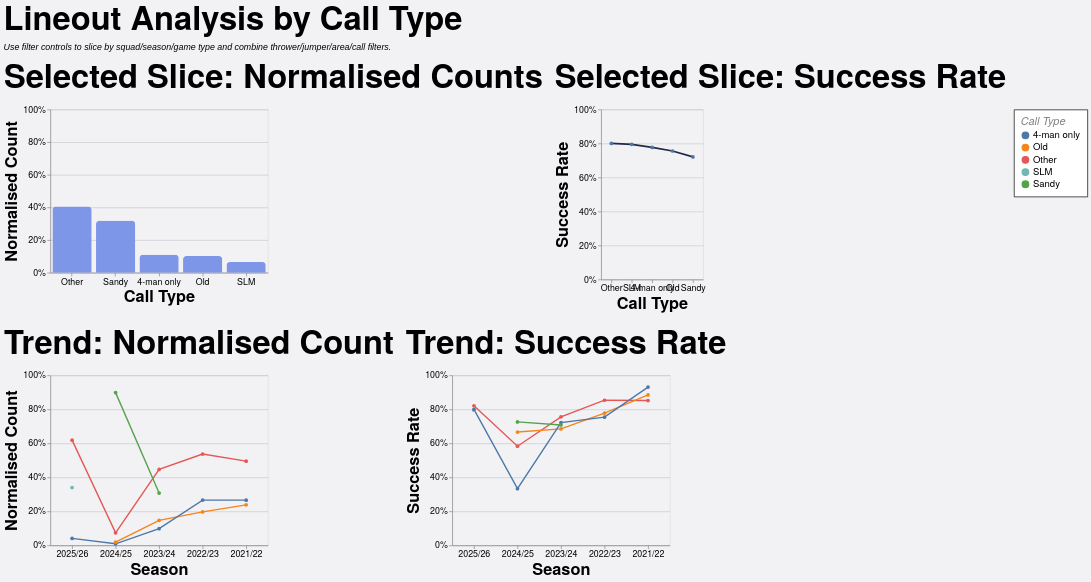

Describe this chart as a Vega-Lite specification.
### Vega-Lite specification from a JSON file in a GitHub repository (floating-point values rounded to 4 significant figures; data arrays with more than 128 entries replaced by an {"elided": "..."} marker saying what was removed)
{"config": {"axis": {"labelFont": "PT Sans Narrow, Helvetica Neue, Helvetica, Arial, sans-serif", "titleFont": "PT Sans Narrow, Helvetica Neue, Helvetica, Arial, sans-serif", "labelFontSize": 13, "titleFontSize": 24, "gridColor": "#202947", "gridOpacity": 0.2, "zindex": 1}, "text": {"font": "Lato, sans-serif"}, "bar": {"cornerRadiusEnd": 5}, "header": {"labelFont": "PT Sans Narrow, Helvetica Neue, Helvetica, Arial, sans-serif", "titleFont": "PT Sans Narrow, Helvetica Neue, Helvetica, Arial, sans-serif", "labelFontSize": 24, "titleFontSize": 28, "labelFontWeight": "bold", "orient": "left"}, "legend": {"labelFont": "PT Sans Narrow, Helvetica Neue, Helvetica, Arial, sans-serif", "titleFont": "PT Sans Narrow, Helvetica Neue, Helvetica, Arial, sans-serif", "labelFontSize": 14, "titleFontSize": 16, "titlePadding": 5, "fillColor": "white", "strokeColor": "black", "padding": 10, "titleFontWeight": "lighter", "titleFontStyle": "italic", "titleColor": "gray", "offset": 10}, "title": {"font": "PT Sans Narrow, Helvetica Neue, Helvetica, Arial, sans-serif", "fontSize": 48, "fontWeight": "bold", "anchor": "start", "align": "center", "titlePadding": 20, "subtitlePadding": 10, "subtitleFontSize": 13, "subtitleColor": "", "subtitleFontStyle": "italic", "offset": 15, "color": "black"}, "axisX": {"labelAngle": 0}, "facet": {"title": null, "header": null, "align": {"row": "each", "column": "each"}}, "resolve": {"scale": {"y": "independent", "facet": "independent"}}, "background": "#f2f1f4", "scale": {"offsetBandPaddingOuter": 0.2, "offsetBandPaddingInner": 0.1}}, "vconcat": [{"hconcat": [{"mark": {"type": "bar", "color": "#7d96e8"}, "encoding": {"tooltip": [{"field": "call_type", "title": "Call Type", "type": "nominal"}, {"field": "attempts", "format": ",.0f", "title": "Lineouts", "type": "quantitative"}, {"field": "share", "format": ".1%", "title": "Normalised Count", "type": "quantitative"}], "x": {"field": "call_type", "sort": "-y", "title": "Call Type", "type": "nominal"}, "y": {"axis": {"format": "%"}, "field": "share", "scale": {"domain": [0, 1]}, "title": "Normalised Count", "type": "quantitative"}}, "height": 240, "title": "Selected Slice: Normalised Counts", "transform": [{"filter": "(loSquad == 'All' || datum.squad == loSquad) && (loGameType == 'All' || (loGameType == 'League + Cup' && (datum.game_type == 'League' || datum.game_type == 'Cup')) || (loGameType == 'League only' && datum.game_type == 'League') || datum.game_type == loGameType) && (loOpposition == 'All' || datum.opposition == loOpposition) && (loThrower == 'All' || datum.thrower == loThrower) && (loJumper == 'All' || datum.jumper == loJumper) && (loArea == 'All' || datum.area == loArea) && (loNumbers == 'All' || datum.numbers == loNumbers) && (loCall == 'All' || datum.call == loCall) && (loCallType == 'All' || datum.call_type == loCallType)"}, {"filter": "(loSeason == 'All' || datum.season == loSeason)"}, {"aggregate": [{"op": "count", "as": "attempts"}, {"op": "sum", "field": "won", "as": "won"}], "groupby": ["call_type"]}, {"joinaggregate": [{"op": "sum", "field": "attempts", "as": "total_attempts"}]}, {"calculate": "datum.attempts / datum.total_attempts", "as": "share"}, {"calculate": "datum.won / datum.attempts", "as": "success_rate"}], "width": 320}, {"mark": {"type": "line", "color": "#202946", "point": true, "strokeWidth": 2.5}, "encoding": {"tooltip": [{"field": "call_type", "title": "Call Type", "type": "nominal"}, {"field": "won", "format": ",.0f", "title": "Won", "type": "quantitative"}, {"field": "attempts", "format": ",.0f", "title": "Lineouts", "type": "quantitative"}, {"field": "success_rate", "format": ".1%", "title": "Success Rate", "type": "quantitative"}], "x": {"field": "call_type", "sort": "-y", "title": "Call Type", "type": "nominal"}, "y": {"axis": {"format": "%"}, "field": "success_rate", "scale": {"domain": [0, 1]}, "title": "Success Rate", "type": "quantitative"}}, "height": 250, "title": "Selected Slice: Success Rate", "transform": [{"filter": "(loSquad == 'All' || datum.squad == loSquad) && (loGameType == 'All' || (loGameType == 'League + Cup' && (datum.game_type == 'League' || datum.game_type == 'Cup')) || (loGameType == 'League only' && datum.game_type == 'League') || datum.game_type == loGameType) && (loOpposition == 'All' || datum.opposition == loOpposition) && (loThrower == 'All' || datum.thrower == loThrower) && (loJumper == 'All' || datum.jumper == loJumper) && (loArea == 'All' || datum.area == loArea) && (loNumbers == 'All' || datum.numbers == loNumbers) && (loCall == 'All' || datum.call == loCall) && (loCallType == 'All' || datum.call_type == loCallType)"}, {"filter": "(loSeason == 'All' || datum.season == loSeason)"}, {"aggregate": [{"op": "count", "as": "attempts"}, {"op": "sum", "field": "won", "as": "won"}], "groupby": ["call_type"]}, {"joinaggregate": [{"op": "sum", "field": "attempts", "as": "total_attempts"}]}, {"calculate": "datum.attempts / datum.total_attempts", "as": "share"}, {"calculate": "datum.won / datum.attempts", "as": "success_rate"}], "width": {"step": 30}}], "spacing": 16}, {"hconcat": [{"mark": {"type": "line", "point": true, "strokeWidth": 2}, "encoding": {"color": {"field": "call_type", "title": "Call Type", "type": "nominal"}, "tooltip": [{"field": "season", "title": "Season", "type": "nominal"}, {"field": "call_type", "title": "Call Type", "type": "nominal"}, {"field": "attempts", "format": ",.0f", "title": "Lineouts", "type": "quantitative"}, {"field": "norm_count", "format": ".1%", "title": "Normalised Count", "type": "quantitative"}], "x": {"field": "season", "sort": "-x", "title": "Season", "type": "nominal"}, "y": {"axis": {"format": "%"}, "field": "norm_count", "scale": {"domain": [0, 1]}, "title": "Normalised Count", "type": "quantitative"}}, "height": 250, "title": "Trend: Normalised Count", "transform": [{"filter": "(loSquad == 'All' || datum.squad == loSquad) && (loGameType == 'All' || (loGameType == 'League + Cup' && (datum.game_type == 'League' || datum.game_type == 'Cup')) || (loGameType == 'League only' && datum.game_type == 'League') || datum.game_type == loGameType) && (loOpposition == 'All' || datum.opposition == loOpposition) && (loThrower == 'All' || datum.thrower == loThrower) && (loJumper == 'All' || datum.jumper == loJumper) && (loArea == 'All' || datum.area == loArea) && (loNumbers == 'All' || datum.numbers == loNumbers) && (loCall == 'All' || datum.call == loCall) && (loCallType == 'All' || datum.call_type == loCallType)"}, {"aggregate": [{"op": "count", "as": "attempts"}, {"op": "sum", "field": "won", "as": "won"}], "groupby": ["season", "call_type"]}, {"joinaggregate": [{"op": "sum", "field": "attempts", "as": "season_attempts"}], "groupby": ["season"]}, {"calculate": "datum.attempts / datum.season_attempts", "as": "norm_count"}, {"calculate": "datum.won / datum.attempts", "as": "success_rate"}], "width": 320}, {"mark": {"type": "line", "point": true, "strokeWidth": 2}, "encoding": {"color": {"field": "call_type", "title": "Call Type", "type": "nominal"}, "tooltip": [{"field": "season", "title": "Season", "type": "nominal"}, {"field": "call_type", "title": "Call Type", "type": "nominal"}, {"field": "won", "format": ",.0f", "title": "Won", "type": "quantitative"}, {"field": "attempts", "format": ",.0f", "title": "Lineouts", "type": "quantitative"}, {"field": "success_rate", "format": ".1%", "title": "Success Rate", "type": "quantitative"}], "x": {"field": "season", "sort": "-x", "title": "Season", "type": "nominal"}, "y": {"axis": {"format": "%"}, "field": "success_rate", "scale": {"domain": [0, 1]}, "title": "Success Rate", "type": "quantitative"}}, "height": 250, "title": "Trend: Success Rate", "transform": [{"filter": "(loSquad == 'All' || datum.squad == loSquad) && (loGameType == 'All' || (loGameType == 'League + Cup' && (datum.game_type == 'League' || datum.game_type == 'Cup')) || (loGameType == 'League only' && datum.game_type == 'League') || datum.game_type == loGameType) && (loOpposition == 'All' || datum.opposition == loOpposition) && (loThrower == 'All' || datum.thrower == loThrower) && (loJumper == 'All' || datum.jumper == loJumper) && (loArea == 'All' || datum.area == loArea) && (loNumbers == 'All' || datum.numbers == loNumbers) && (loCall == 'All' || datum.call == loCall) && (loCallType == 'All' || datum.call_type == loCallType)"}, {"aggregate": [{"op": "count", "as": "attempts"}, {"op": "sum", "field": "won", "as": "won"}], "groupby": ["season", "call_type"]}, {"joinaggregate": [{"op": "sum", "field": "attempts", "as": "season_attempts"}], "groupby": ["season"]}, {"calculate": "datum.attempts / datum.season_attempts", "as": "norm_count"}, {"calculate": "datum.won / datum.attempts", "as": "success_rate"}], "width": 320}], "spacing": 16}], "data": {"name": "data-e83ea88e487ae484029b5fe5c4083f37"}, "params": [{"name": "loSquad", "value": "All"}, {"name": "loSeason", "value": "All"}, {"name": "loGameType", "value": "All"}, {"name": "loOpposition", "value": "All"}, {"name": "loThrower", "value": "All"}, {"name": "loJumper", "value": "All"}, {"name": "loArea", "value": "All"}, {"name": "loNumbers", "value": "All"}, {"name": "loCall", "value": "All"}, {"name": "loCallType", "value": "All"}], "spacing": 22, "title": {"text": "Lineout Analysis by Call Type", "subtitle": "Use filter controls to slice by squad/season/game type and combine thrower/jumper/area/call filters."}, "$schema": "https://vega.github.io/schema/vega-lite/v5.20.1.json", "datasets": {"data-e83ea88e487ae484029b5fe5c4083f37": {"elided": "1274 records"}}}
